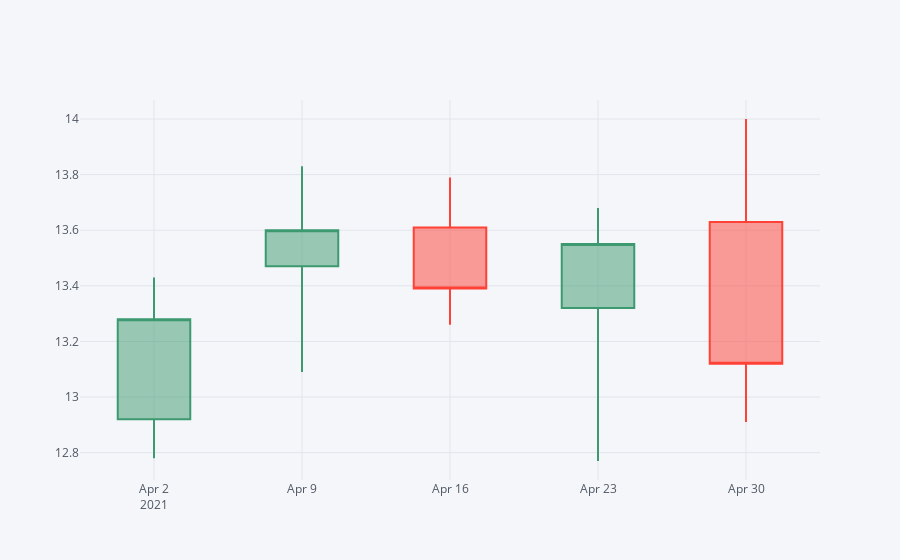

The notebook cell this image was saved under:
### Code cell
weekly.loc["4-2021":"5-2021"].iplot(kind= "candle")

### Figure 1 — Plotly figure (JSON) as saved in the notebook; plotly's stock layout.template omitted (floating-point values rounded to 4 significant figures)
{"data": [{"close": [13.28, 13.6, 13.39, 13.55, 13.12], "high": [13.43, 13.83, 13.79, 13.68, 14], "low": [12.78, 13.09, 13.26, 12.77, 12.91], "open": [12.92, 13.47, 13.61, 13.32, 13.63], "showlegend": false, "type": "candlestick", "x": ["2021-04-02", "2021-04-09", "2021-04-16", "2021-04-23", "2021-04-30"], "yaxis": "y2"}], "layout": {"legend": {"bgcolor": "#F5F6F9", "font": {"color": "#4D5663"}}, "paper_bgcolor": "#F5F6F9", "plot_bgcolor": "#F5F6F9", "title": {"font": {"color": "#4D5663"}}, "xaxis": {"gridcolor": "#E1E5ED", "rangeslider": {"visible": false}, "showgrid": true, "tickfont": {"color": "#4D5663"}, "title": {"font": {"color": "#4D5663"}, "text": ""}, "zerolinecolor": "#E1E5ED"}, "yaxis": {"gridcolor": "#E1E5ED", "showgrid": true, "showticklabels": false, "tickfont": {"color": "#4D5663"}, "title": {"font": {"color": "#4D5663"}, "text": ""}, "zerolinecolor": "#E1E5ED"}, "yaxis2": {"gridcolor": "#E1E5ED", "showgrid": true, "tickfont": {"color": "#4D5663"}, "title": {"font": {"color": "#4D5663"}, "text": ""}, "zerolinecolor": "#E1E5ED"}}}
